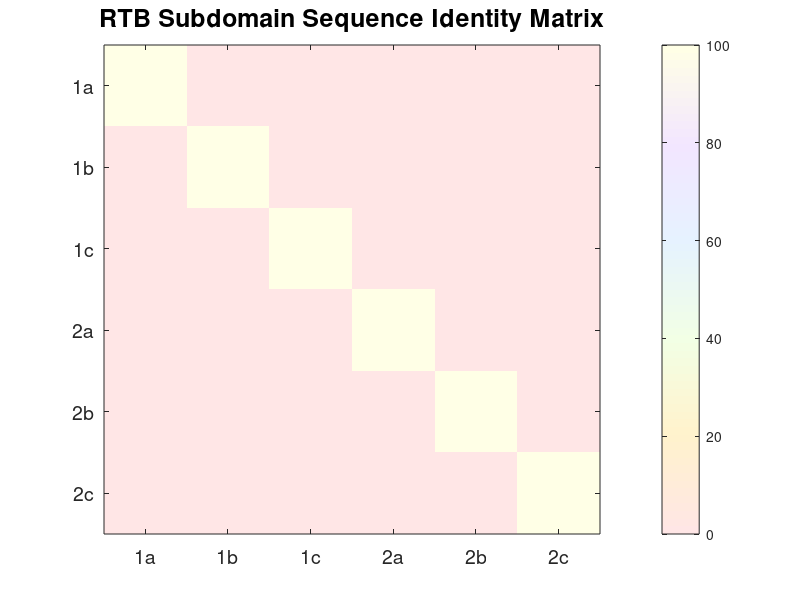

Recreate this plot in MATLAB. (Note: this script raises an error after producing the figure.)
%% RTB Subdomain Evolutionary Analysis
% Analysis of ricin toxin B chain (RTB) six subdomains
% Evidence for gene duplication and functional diversification

%% 1. Extract RTB sequence from full ricin precursor
% Full ricin precursor sequence from UniProt P02879
full_ricin_seq = 'MKPGGNTIVIWMYAVATWLCFGSTSGWSFTLEDNNIFPKQYPIINFTTAGATVQSYTNFIRAVRGRLTTGADVRHEIPVLPNRVGLPINQRFILVELSNHAELSVTLALDVTNAYVVGYRAGNSAYFFHPDNQEDAEAITHLFTDVQNRYTFAFGGNYDRLEQLAGNLRENIELGNGPLEEAISALYYYSTGGTQLPTLARSFIICIQMISEAARFQYIEGEMRTRIRYNRRSAPDPSVITLENSWGRLSTAIQESNQGAFASPIQLQRRNGSKFSVYDVSILIPIIALMVYRCAPPPSSQFSLLIRPVVPNFNADVCMDPEPIVRIVGRNGLCVDVRDGRFHNGNAIQLWPCKSNTDANQLWTLKRDNTIRSNGKCLTTYGYSPGVYVMIYDCNTAATDATRWQIWDNGTIINPRSSLVLAATSGNSGTTLTVQTNIYAVSQGWLPTNNTQPFVTTIVGLYGLCLQANSGQVWIEDCSSEKAEQQWALYADGSIRPQQNRDNCLTSDSNIRETVVKILSCGPASSGQRWMFKNDGTILNLYSGLVLDVRASDPSLKQIILYPLHGDPNQIWLPLF';

% Extract RTB B chain (262 residues starting from position 314)
rtb_sequence = full_ricin_seq(314:314+261);

fprintf('RTB sequence length: %d residues\n', length(rtb_sequence));

%% 2. Define six RTB subdomains
subdomain_length = round(length(rtb_sequence) / 6);
subdomains = {};
subdomain_names = {'1a', '1b', '1c', '2a', '2b', '2c'};

for i = 1:6
    start_pos = (i-1) * subdomain_length + 1;
    if i == 6
        end_pos = length(rtb_sequence);
    else
        end_pos = i * subdomain_length;
    end
    
    subdomains{i} = rtb_sequence(start_pos:end_pos);
    fprintf('Subdomain %s: residues %d-%d (%d residues)\n', ...
            subdomain_names{i}, start_pos, end_pos, length(subdomains{i}));
end

%% 3. Perform pairwise sequence alignments
n_subdomains = length(subdomains);
identity_matrix = zeros(n_subdomains, n_subdomains);

fprintf('\nPerforming pairwise sequence alignments...\n');

for i = 1:n_subdomains
    for j = 1:n_subdomains
        if i == j
            identity_matrix(i,j) = 100;
        else
            try
                [score, alignment] = nwalign(subdomains{i}, subdomains{j}, ...
                    'Alphabet', 'AA', 'GapOpen', 10, 'ExtendGap', 1);
                
                seq1_aligned = alignment(1,:);
                seq2_aligned = alignment(3,:);
                
                valid_positions = (seq1_aligned ~= '-') & (seq2_aligned ~= '-');
                seq1_nogap = seq1_aligned(valid_positions);
                seq2_nogap = seq2_aligned(valid_positions);
                
                matches = sum(seq1_nogap == seq2_nogap);
                identity_pct = (matches / length(seq1_nogap)) * 100;
                
                identity_matrix(i,j) = identity_pct;
                
            catch
                identity_matrix(i,j) = 0;
            end
        end
    end
end

%% 4. Create sequence identity matrix visualization
figure('Position', [100, 100, 800, 700]);

% Pastel colormap
pastel_colors = [
    1.0, 0.9, 0.9;    % Light pink
    1.0, 0.95, 0.8;   % Light peach
    0.95, 1.0, 0.9;   % Light mint
    0.9, 0.95, 1.0;   % Light blue
    0.95, 0.9, 1.0;   % Light lavender
    1.0, 1.0, 0.9;    % Light yellow
];

n_colors = 64;
pastel_map = interp1(linspace(0,1,size(pastel_colors,1)), pastel_colors, linspace(0,1,n_colors));

h = imagesc(identity_matrix);
colormap(pastel_map);
colorbar;

set(gca, 'XTick', 1:6, 'XTickLabel', subdomain_names);
set(gca, 'YTick', 1:6, 'YTickLabel', subdomain_names);
set(gca, 'FontSize', 14);

title('RTB Subdomain Sequence Identity Matrix', 'FontSize', 18, 'FontWeight', 'bold');

c = colorbar;
c.Label.String = 'Sequence Identity (%)';
c.Label.FontSize = 14;

% Add text annotations
for i = 1:6
    for j = 1:6
        if i == j
            text(j, i, '100', 'HorizontalAlignment', 'center', 'FontWeight', 'bold', 'FontSize', 12);
        else
            text(j, i, sprintf('%.1f', identity_matrix(i,j)), ...
                'HorizontalAlignment', 'center', 'FontWeight', 'bold', 'FontSize', 12);
        end
    end
end

box on;
axis square;
set(gca, 'LineWidth', 1.5);

%% 5. Save results
analysis_results = struct();
analysis_results.identity_matrix = identity_matrix;
analysis_results.subdomains = subdomains;
analysis_results.subdomain_names = subdomain_names;
analysis_results.rtb_sequence = rtb_sequence;
analysis_results.highest_identity = max(identity_matrix(identity_matrix < 100));
analysis_results.mean_identity = mean(identity_matrix(identity_matrix > 0 & identity_matrix < 100));

save('rtb_analysis_results.mat', 'analysis_results');
exportgraphics(gcf, 'RTB_Sequence_Identity_Matrix.png', 'Resolution', 300);

fprintf('\nAnalysis complete!\n');
fprintf('Highest sequence identity: %.1f%% (1c <-> 2c)\n', analysis_results.highest_identity);
fprintf('Mean sequence identity: %.1f%%\n', analysis_results.mean_identity);